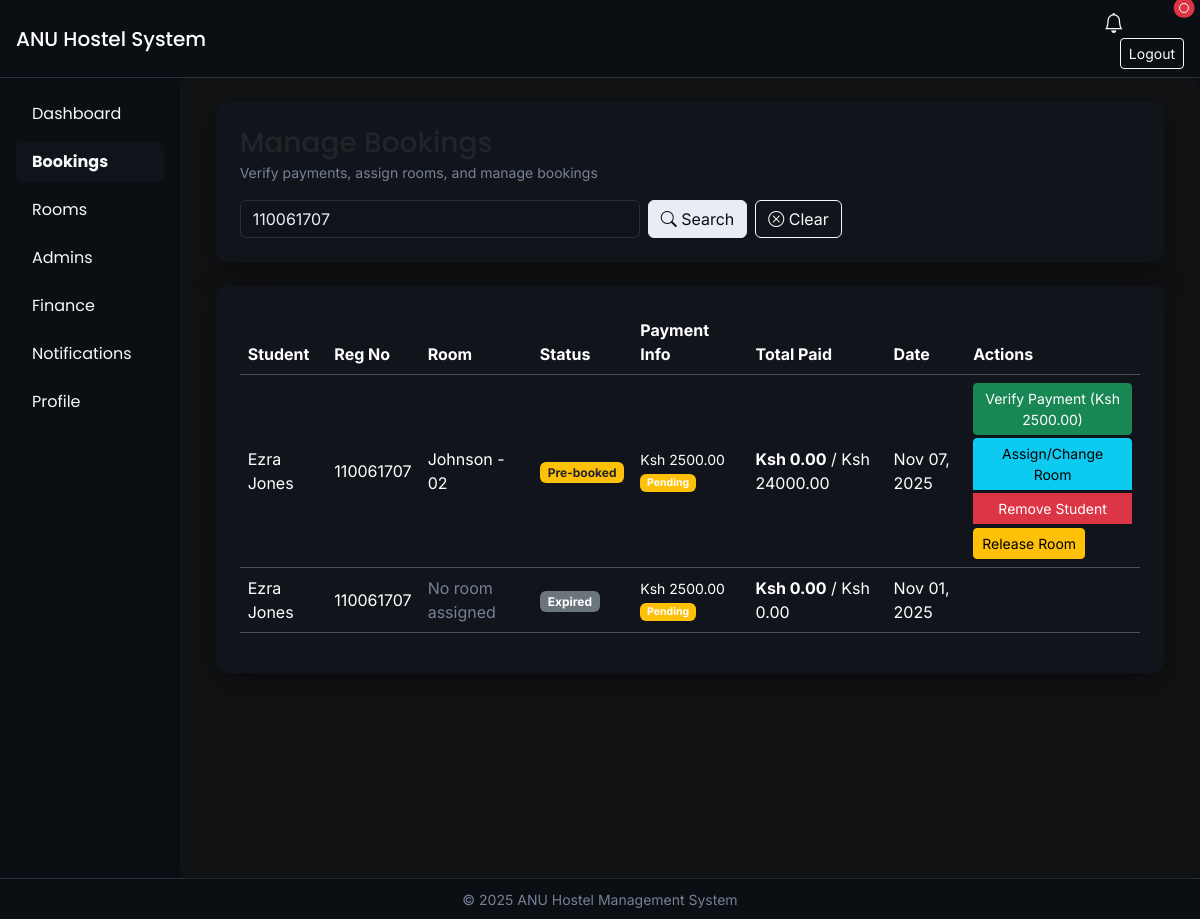
Page /manage-bookings/?search=110061707 (signed in) on the committed database.
### core/models.py (models this page shows, shortened)
class Booking(models.Model):
    STATUS_CHOICES = [
        ('prebooked', 'Pre-booked'),
        ('paid', 'Fully Paid'),
        ('expired', 'Expired'),
    ]
    student = models.ForeignKey(Student, on_delete=models.CASCADE, related_name='bookings')
    room = models.ForeignKey(Room, on_delete=models.SET_NULL, null=True, blank=True)
    date_booked = models.DateTimeField(auto_now_add=True)
    status = models.CharField(max_length=20, choices=STATUS_CHOICES, default='prebooked')
    expiry_date = models.DateField(null=True, blank=True)
    def get_total_paid(self):
        return sum(p.amount for p in self.payments.filter(verified=True))
    def get_total_paid_all(self):
        return sum(p.amount for p in self.payments.all())
    def get_total_due(self):
        if self.room:
            return self.room.price
        return 0

class Student(models.Model):
    user = models.OneToOneField(User, on_delete=models.CASCADE)
    reg_no = models.CharField(max_length=50, unique=True)
    phone = models.CharField(max_length=15, blank=True, null=True)
    course = models.CharField(max_length=100, blank=True, null=True)
    year_of_study = models.CharField(max_length=20, blank=True, null=True)
    gender = models.CharField(max_length=10, blank=True, null=True)

class Room(models.Model):
    hostel = models.ForeignKey(Hostel, on_delete=models.CASCADE, related_name='rooms')
    room_number = models.CharField(max_length=10)
    capacity = models.PositiveIntegerField(default=2)
    is_vacant = models.BooleanField(default=True)
    price = models.DecimalField(max_digits=10, decimal_places=2, default=24000)
    description = models.TextField(blank=True, null=True)
    def get_occupied_count(self):
        from django.apps import apps
        Booking = apps.get_model('core', 'Booking')
        return Booking.objects.filter(room=self, status__in=['prebooked', 'paid']).count()

class Hostel(models.Model):
    GENDER_CHOICES = [
        ('Male', 'Male'),
        ('Female', 'Female'),
    ]
    ROOM_TYPE_CHOICES = [
        ('Type 1', 'Type 1'),
        ('Ensuite', 'Ensuite'),
        ('Regular', 'Regular'),
    ]
    name = models.CharField(max_length=100)
    gender = models.CharField(max_length=10, choices=GENDER_CHOICES, default='Male')
    type = models.CharField(max_length=20, choices=ROOM_TYPE_CHOICES, default='Regular')
    description = models.TextField(blank=True, null=True)

class Payment(models.Model):
    booking = models.ForeignKey(Booking, on_delete=models.CASCADE, related_name='payments')
    amount = models.DecimalField(max_digits=10, decimal_places=2)
    date_paid = models.DateTimeField(auto_now_add=True)
    payment_type = models.CharField(max_length=20, choices=[
        ('prepayment', 'Prepayment'),
        ('full', 'Full Payment'),
    ])
    verified = models.BooleanField(default=False)

### core/views.py (the view, shortened to what this page needs)
# urls.py: path('manage-bookings/', views.manage_bookings, name='manage_bookings'),
@login_required
def manage_bookings(request):
    if not request.user.is_staff:
        return redirect('student_dashboard')
    bookings = Booking.objects.select_related('student', 'room', 'room__hostel').prefetch_related('payments').order_by('-date_booked')
    all_rooms = Room.objects.select_related('hostel').order_by('hostel__name', 'room_number')
    search_query = request.GET.get('search', '')
    if search_query:
        bookings = bookings.filter(
            Q(student__user__first_name__icontains=search_query) |
            Q(student__user__last_name__icontains=search_query) |
            Q(student__reg_no__icontains=search_query) |
            Q(student__user__username__icontains=search_query)
        )
    context = {
        'bookings': bookings,
        'all_rooms': all_rooms,
        'search_query': search_query,
    }
    return render(request, 'manage_bookings.html', context)

### core/context_processors.py (called while the page is built, shortened)
def notification_context(request):
    if request.user.is_authenticated:
        return {
            'user_notifications': [],
            'unread_notifications_count': 0,
            'can_view_roommates': False,
        }
    return {
        'user_notifications': [],
        'unread_notifications_count': 0,
        'can_view_roommates': False,
    }

### core/templates/manage_bookings.html (shortened to what this page needs)
{% extends 'base.html' %}
{% block content %}
<div class="container-fluid">
    <div class="card p-4 mb-4">
        <div class="d-flex justify-content-between align-items-center">
            <div>
                <h3 class="mb-0" style="font-family:'Poppins',sans-serif;">Manage Bookings</h3>
                <small class="text-muted">Verify payments, assign rooms, and manage bookings</small>
            </div>
        </div>
        <div class="mt-3">
            <form method="GET" class="d-flex gap-2">
                <input type="text" name="search" class="form-control" placeholder="Search by student name or registration number..." value="{{ search_query }}" style="max-width: 400px;">
                <button type="submit" class="btn btn-light">
                    <i class="bi bi-search"></i> Search
                </button>
                {% if search_query %}
                    <a href="{% url 'manage_bookings' %}" class="btn btn-outline-light">
                        <i class="bi bi-x-circle"></i> Clear
                    </a>
                {% endif %}
            </form>
        </div>
    </div>
    {% if bookings %}
        <div class="card p-4">
            <div class="table-responsive">
                <table class="table table-dark table-hover align-middle">
                    <thead>
                        <tr>
                            <th>Student</th>
                            <th>Reg No</th>
                            <th>Room</th>
                            <th>Status</th>
                            <th>Payment Info</th>
                            <th>Total Paid</th>
                            <th>Date</th>
                            <th>Actions</th>
                        </tr>
                    </thead>
                    <tbody>
                        {% for booking in bookings %}
                            <tr>
                                <td>{{ booking.student.user.get_full_name }}</td>
                                <td>{{ booking.student.reg_no }}</td>
                                <td>
                                    {% if booking.room %}
                                        {{ booking.room.hostel.name }} - {{ booking.room.room_number }}
                                    {% else %}
                                        <span class="text-muted">No room assigned</span>
                                    {% endif %}
                                </td>
                                <td>
                                    {% if booking.status == 'paid' %}
                                        <span class="badge bg-success">Fully Paid</span>
                                    {% elif booking.status == 'prebooked' %}
                                        <span class="badge bg-warning text-dark">Pre-booked</span>
                                    {% else %}
                                        <span class="badge bg-secondary">Expired</span>
                                    {% endif %}
                                </td>
                                <td>
                                    {% if booking.payments.exists %}
                                        <small>
                                            {% for payment in booking.payments.all %}
                                                <div>Ksh {{ payment.amount|floatformat:2 }}
                                                    {% if payment.verified %}
                                                        <span class="badge bg-success">✓</span>
                                                    {% else %}
                                                        <span class="badge bg-warning">Pending</span>
                                                    {% endif %}
                                                </div>
                                            {% endfor %}
                                        </small>
                                    {% else %}
                                        <span class="text-muted">No payments</span>
                                    {% endif %}
                                </td>
                                <td>
                                    <strong>Ksh {{ booking.get_total_paid|floatformat:2 }}</strong> /
                                    Ksh {{ booking.get_total_due|floatformat:2|default:"0.00" }}
                                </td>
                                <td>{{ booking.date_booked|date:"M d, Y" }}</td>
                                <td>
                                    <div class="btn-group-vertical btn-group-sm" role="group">
                                        {% if booking.status == "prebooked" %}
                                            {% if booking.payments.exists %}
                                                {% for payment in booking.payments.all %}
                                                    {% if not payment.verified %}
                                                        <form method="POST" class="mb-1">
                                                            <button type="submit" class="btn btn-success btn-sm">Verify Payment (Ksh {{ payment.amount|floatformat:2 }})</button>
                                                        </form>
                                                    {% endif %}
                                                {% endfor %}
                                            {% endif %}
                                            <button type="button" class="btn btn-info btn-sm mb-1" data-bs-toggle="modal" data-bs-target="#assignRoomModal{{ booking.id }}">
                                                Assign/Change Room
                                            </button>
                                            <button type="button" class="btn btn-danger btn-sm mb-1" data-bs-toggle="modal" data-bs-target="#removeStudentModal{{ booking.id }}">
                                                Remove Student
                                            </button>
                                            <form method="POST" onsubmit="return confirm('Are you sure you want to release this room?');">
                                                <button type="submit" class="btn btn-warning btn-sm">Release Room</button>
                                            </form>
                                        {% elif booking.status == "paid" %}
                                            <button type="button" class="btn btn-danger btn-sm" data-bs-toggle="modal" data-bs-target="#removeStudentModal{{ booking.id }}">
                                                Remove Student
                                            </button>
                                        {% endif %}
                                    </div>
                                </td>
                            </tr>
                        {% endfor %}
                    </tbody>
                </table>
            </div>
        </div>
    {% else %}
        <div class="alert alert-info text-center">No bookings found.</div>
    {% endif %}
</div>
{% endblock %}

### core/static/css/styles.css (style rules this page uses)
:root { --bg:#0f1115; --panel:#11151b; --muted:#778196; --accent:#64d2ff; --accent-2:#9bff98; }
body.bg-dark { background-color:var(--bg)!important;color:#e9edf3!important }
.card { background-color:var(--panel)!important;border-color:#2a2f3a!important }
.table-dark { --bs-table-bg:var(--panel);--bs-table-striped-bg:#1a2029 }
.btn-light { color:#0b0e13;background:#e9edf3;border-color:#e9edf3 }
.text-muted { color:var(--muted)!important }
.form-control, .form-select { background:#0f131a;border-color:#2a2f3a;color:#e9edf3 }
.card { background-color:#1a1b1e;border:none;border-radius:12px;box-shadow:0 10px 30px rgba(0,0,0,.35) }

### rows in the picture
Booking: student.user.get_full_name "Ezra Jones", student.reg_no "110061707", room.hostel.name "Johnson", room.room_number "02", status "Pre-booked", get_total_paid "0.00", get_total_due "24000.00", date_booked "Nov 07, 2025"
Payment: amount "2500.00", verified "Pending"
Booking: student.user.get_full_name "Ezra Jones", student.reg_no "110061707", shows "No room assigned", status "Expired", get_total_paid "0.00", get_total_due "0.00", date_booked "Nov 01, 2025"
Payment: amount "2500.00", verified "Pending"
